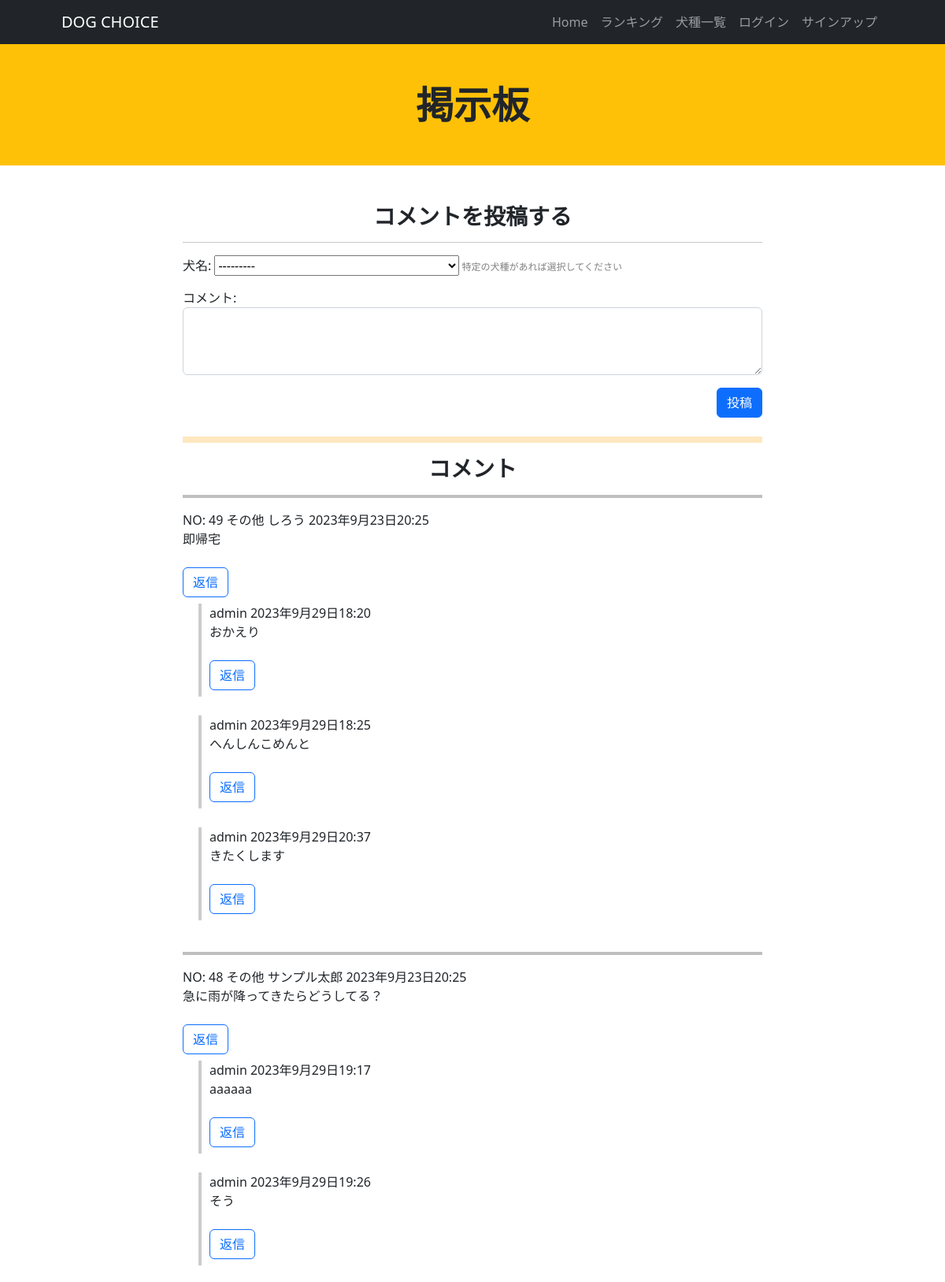
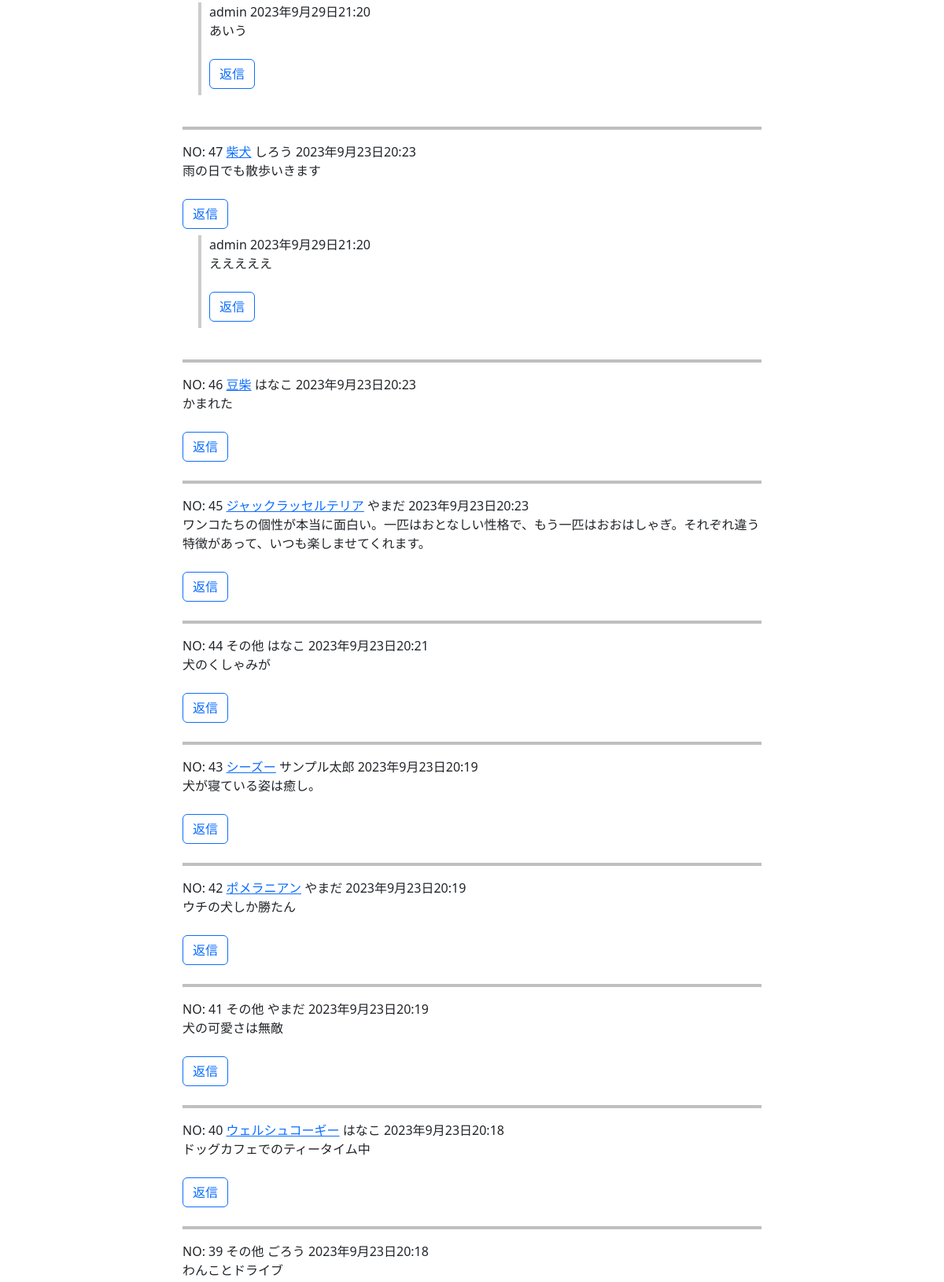
The app's page /comment/ (upper part), older data (2 pictures, top to bottom).
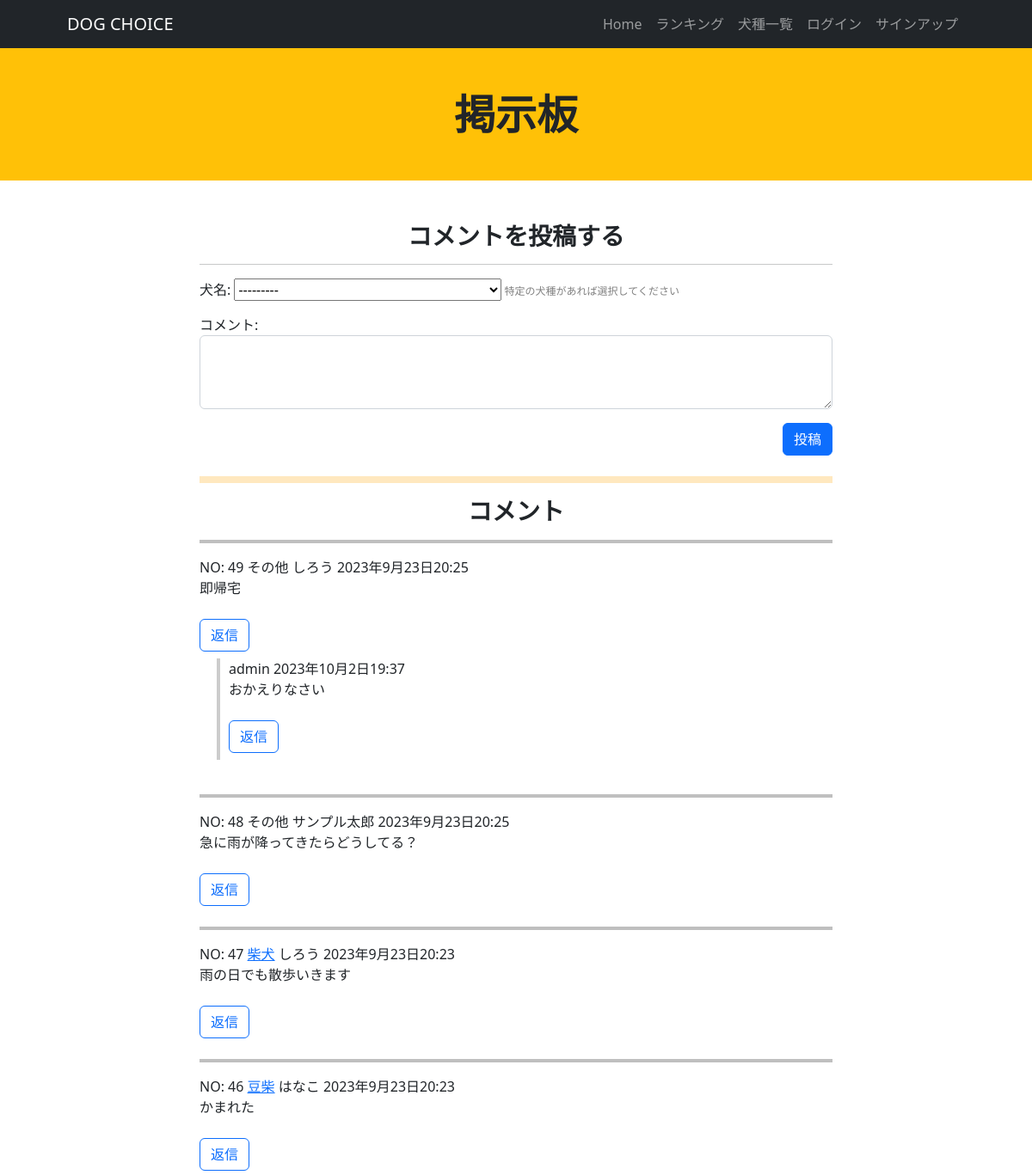
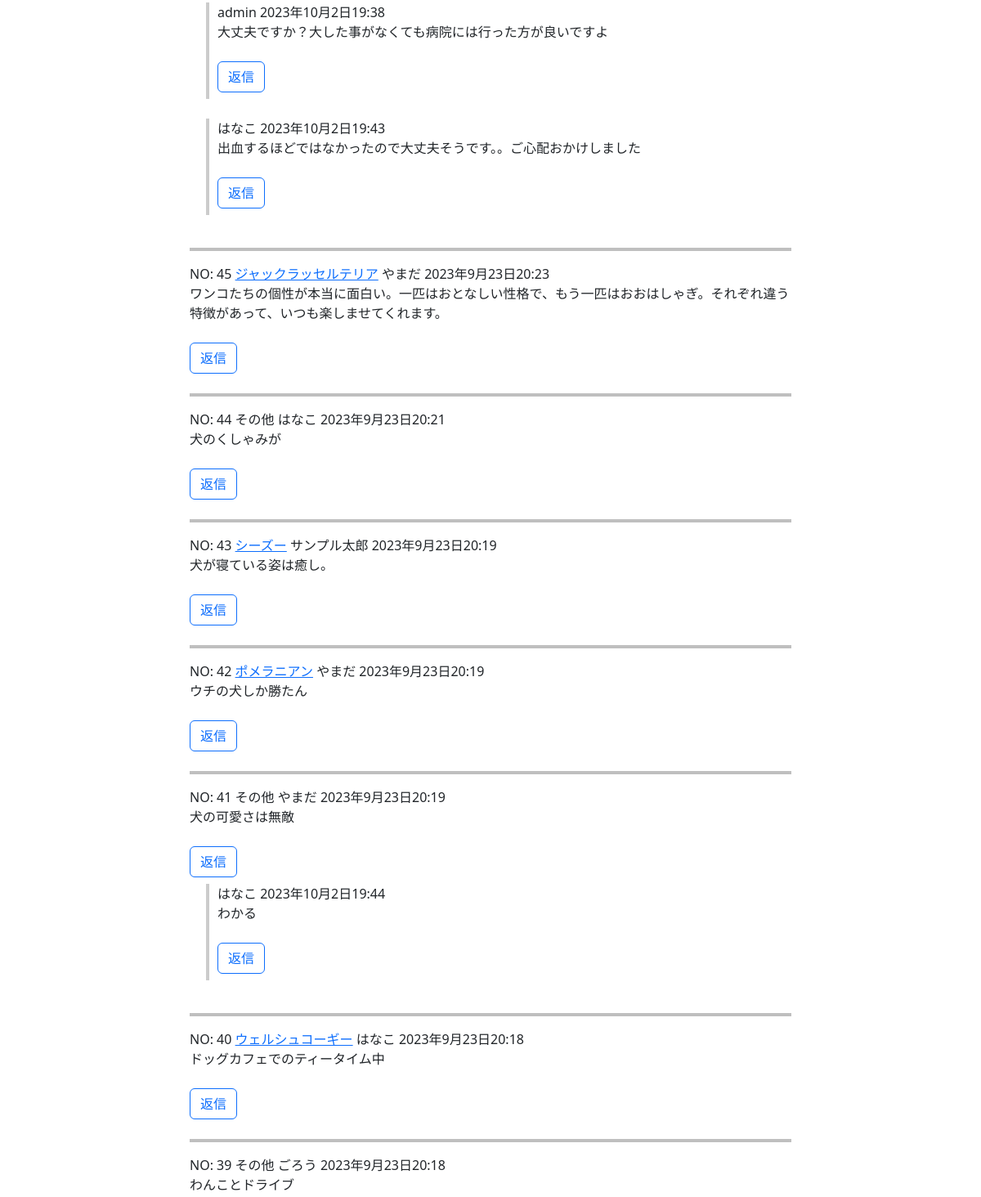
The same page, newer data (2 pictures, top to bottom).
### dogapp/models.py (models this page shows, shortened)
class Comment(models.Model):
    category = models.ForeignKey(Dogs, on_delete=models.CASCADE, verbose_name='犬名', related_name='comments', null=True, blank=True)
    user = models.ForeignKey(CustomUser, verbose_name='ユーザー', on_delete=models.CASCADE)
    comment_text = models.TextField(verbose_name='コメント')
    post_date = models.DateTimeField(auto_now_add=True)

class ReplyComment(models.Model):
    parent_comment = models.ForeignKey(Comment, on_delete=models.CASCADE, related_name='replies')
    user = models.ForeignKey(CustomUser, verbose_name='ユーザー', on_delete=models.CASCADE)
    comment_text = models.TextField(verbose_name='コメント')
    post_date = models.DateTimeField(auto_now_add=True)

class Dogs(models.Model):
    dog_name = models.CharField(verbose_name='犬名', max_length=200)
    image = models.ImageField(verbose_name='イメージ', upload_to='photos')
    comment = models.TextField(verbose_name='コメント',)
    def __str__(self):
        return self.dog_name

### accounts/models.py (models this page shows)
class CustomUser(AbstractUser):
    pass

### dogapp/views.py (the view, shortened to what this page needs)
# urls.py: path('comment/', views.CommentListView.as_view(), name='comment'),
class CommentListView(ListView):
    model = Comment
    template_name = 'comment.html'
    context_object_name = 'comments'
    ordering = ['-post_date']
    form_class = CommentForm
    paginate_by = 20
    def get_context_data(self, **kwargs):
        context = super().get_context_data(**kwargs)
        context['form'] = self.form_class()
        context["reply_comments"] = ReplyComment.objects.all()  # ReplyComment モデルの取得を追加
        return context

### dogapp/forms.py
class CommentForm(ModelForm):
    class Meta:
        model = Comment
        fields = ['category', 'comment_text']
        widgets = {
            'category': forms.Select(attrs={'required': False}),
        }

### dogapp/templates/comment.html (shortened to what this page needs)
{% extends 'base.html' %}
{% load static %}
{% block header %}
<header class="bg-warning py-0">
    <div class="container px-5">
        <div class="row gx-5 align-items-center justify-content-center">
            <div class="col-lg-8 col-xl-7 col-xxl-6 text-center">
                <div class="my-5">
                    <h1 class="display-5 fw-bolder text-dark mb-2">掲示板</h1>
                </div>
            </div>
        </div>
    </div>
</header>
{% endblock %}
{% block contents %}
<div class="container mt-5">
    <div class="row justify-content-center">
        <div class="col-lg-8">
            <h3 class="display-7 fw-bolder text-dark mb-2 text-center">コメントを投稿する</h3>
            <hr>
            <form method="post" class="mb-4">
                <div class="mb-3">
                    {{ form.category.label_tag }}
                    {{ form.category }}<span class="small-text"> 特定の犬種があれば選択してください</span>
                </div>
                <div class="mb-3">
                    {{ form.comment_text.label_tag }}
                    <textarea name="comment_text" rows="3" class="form-control"></textarea>
                </div>
                <div class="mb-3">
                    <div class="d-flex justify-content-end">
                        <button type="submit" class="btn btn-primary">投稿</button>
                    </div>
                </div>
            </form>
            <hr style="border: 4px solid orange;">
            <h3 class="display-7 fw-bolder text-dark mb-2 text-center">コメント</h3>
            <div class="comment-list">
                {% for comment in comments %}
                <hr style="border-top: 4px solid #000;">
                <div class="comment-box">
                    <div class="comment-header">
                        <span class="comment-id">NO: {{ comment.id }}</span>
                        {% if comment.category %}
                        <a href="{% url 'dogapp:dog_detail' comment.category_id %}">{{ comment.category }}</a>
                        {% else %}
                        その他
                        {% endif %}
                        <span class="comment-user">{{ comment.user }}</span>
                        <span class="comment-date">{{ comment.post_date }}</span>
                    </div>
                    <div class="comment-text">
                        <p class="comment-text-large">
                            {{ comment.comment_text }}
                        </p>
                        {% if request.user == comment.user %}
                        <form method='POST'>
                            <div class="d-flex justify-content-end">
                                <a href="{% url 'dogapp:comment_delete' comment.pk %}" class="btn btn-outline-danger my-2">削除する</a>
                            </div>
                        </form>
                        {% else %}
                        <div class="reply-form-container">
                            <button class="btn btn-outline-primary my-2 toggle-reply-form">返信</button>
                        </div>
                        {% endif %}
                        {% for reply in reply_comments %}
                        {% if reply.parent_comment == comment %}
                        <div class="reply-box reply-box-left">
                            <div class="reply-header">
                                <span class="reply-user">{{ reply.user }}</span>
                                <span class="reply-date">{{ reply.post_date }}</span>
                            </div>
                            <div class="reply-text">
                                <p class="reply-text-large">
                                    {{ reply.comment_text }}
                                </p>
                            </div>
                        {% if request.user == reply.user %}
                            <form method='POST'>
                                <div class="d-flex justify-content-end">
                                    <a href="{% url 'dogapp:reply_delete' reply.pk %}" class="btn btn-outline-danger my-2">削除する</a>
                                </div>
                            </form>
                            {% else %}
                            <div class="reply-form-container">
                                <button class="btn btn-outline-primary my-2 toggle-reply-form">返信</button>
                            </div>
                        {% endif %}
                        </div>
                        <br>
                        {% endif %}
                        {% endfor %}
                    </div>
                </div>
                {% empty %}
                <p>まだコメントはありません。</p>
                {% endfor %}
            </div>
        </div>
    </div>
</div>
{% endblock %}

### dogapp/templates/base.html (shortened to what this page needs)
{% load static %}
<!DOCTYPE html>
<html lang="ja">
    <head>
        <link href="https://cdn.jsdelivr.net/npm/bootstrap-icons@1.5.0/font/bootstrap-icons.css" rel="stylesheet" />
        <link href={% static 'css/styles.css' %} rel="stylesheet" />
    </head>
    <body class="d-flex flex-column h-100">
        <main class="flex-shrink-0">
            <nav class="navbar navbar-expand-lg navbar-dark bg-dark">
                <div class="container px-5">
                    <a class="navbar-brand" href="{% url 'dogapp:index' %}">DOG CHOICE</a>
                    <div class="collapse navbar-collapse" id="navbarSupportedContent">
                        {% if user.is_authenticated %}
                        <ul class="navbar-nav ms-auto mb-2 mb-lg-0">
                            <li class="nav-item"><a class="nav-link" href="{% url 'dogapp:index' %}">Home</a></li>
                            <li class="nav-item"><a class="nav-link" href="{% url 'dogapp:question1' %}">診断</a></li>
                            <li class="nav-item"><a class="nav-link" href="{% url 'dogapp:ranking' %}">ランキング</a></li>
                            <li class="nav-item"><a class="nav-link" href="{% url 'dogapp:comment' %}">掲示板</a></li>
                            <li class="nav-item"><a class="nav-link" href="{% url 'dogapp:dog_list' %}">犬種一覧</a></li>
                            <li class="nav-item"><a class="nav-link" href="{% url 'accounts:logout' %}">ログアウト</a></li>
                        </ul>
                        {% else %}
                        <ul class="navbar-nav ms-auto mb-2 mb-lg-0">
                            <li class="nav-item"><a class="nav-link" href="{% url 'dogapp:index' %}">Home</a></li>
                            <li class="nav-item"><a class="nav-link" href="{% url 'dogapp:ranking' %}">ランキング</a></li>
                            <li class="nav-item"><a class="nav-link" href="{% url 'dogapp:dog_list' %}">犬種一覧</a></li>
                            <li class="nav-item"><a class="nav-link" href="{% url 'accounts:login' %}">ログイン</a></li>
                            <li class="nav-item"><a class="nav-link" href="{% url 'accounts:signup' %}">サインアップ</a></li>
                        </ul>
                        {% endif %}
                    </div>
                </div>
            </nav>
                {% block header %}
                {% endblock %}
                {% block contents %}
                {% endblock %}
        <br><br>
    </body>
</html>

### dogapp/templates/comment.html (style rules this page uses)
.toggle-reply-form, .close-reply-form { margin-right: 20px; }
.reply-box-left { margin-left: 20px; border-left: 4px solid #ccc; padding-left: 10px; }

Row changes from the older to the newer data that the page shows:
removed ReplyComment: user "admin", post_date "2023年9月29日18:20", comment_text "おかえり", shown under Comment "即帰宅"
removed ReplyComment: user "admin", post_date "2023年9月29日18:25", comment_text "へんしんこめんと", shown under Comment "即帰宅"
removed ReplyComment: user "admin", post_date "2023年9月29日20:37", comment_text "きたくします", shown under Comment "即帰宅"
removed ReplyComment: user "admin", post_date "2023年9月29日19:17", comment_text "aaaaaa", shown under Comment "急に雨が降ってきたらどうしてる？"
removed ReplyComment: user "admin", post_date "2023年9月29日19:26", comment_text "そう", shown under Comment "急に雨が降ってきたらどうしてる？"
removed ReplyComment: user "admin", post_date "2023年9月29日21:20", comment_text "あいう", shown under Comment "急に雨が降ってきたらどうしてる？"
removed ReplyComment: user "admin", post_date "2023年9月29日21:20", comment_text "えええええ", shown under Comment "雨の日でも散歩いきます"
added ReplyComment: user "admin", post_date "2023年10月2日19:37", comment_text "おかえりなさい", shown under Comment "即帰宅"
added ReplyComment: user "admin", post_date "2023年10月2日19:38", comment_text "大丈夫ですか？大した事がなくても病院には行った方が良いですよ", shown under Comment "かまれた"
added ReplyComment: user "はなこ", post_date "2023年10月2日19:43", comment_text "出血するほどではなかったので大丈夫そうです。。ご心配おかけしました", shown under Comment "かまれた"
added ReplyComment: user "はなこ", post_date "2023年10月2日19:44", comment_text "わかる", shown under Comment "犬の可愛さは無敵"
